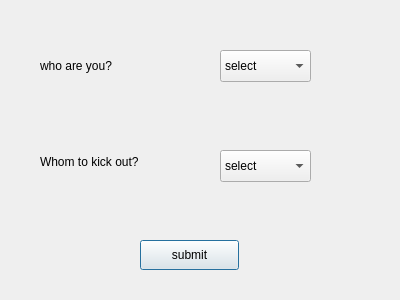
<?xml version="1.0" encoding="UTF-8"?>
<ui version="4.0">
 <class>Dialog</class>
 <widget class="QDialog" name="Dialog">
  <property name="geometry">
   <rect>
    <x>0</x>
    <y>0</y>
    <width>400</width>
    <height>300</height>
   </rect>
  </property>
  <property name="windowTitle">
   <string>Dialog</string>
  </property>
  <widget class="QLabel" name="id_label">
   <property name="geometry">
    <rect>
     <x>40</x>
     <y>50</y>
     <width>121</width>
     <height>31</height>
    </rect>
   </property>
   <property name="text">
    <string>who are you?</string>
   </property>
  </widget>
  <widget class="QLabel" name="kick_label">
   <property name="geometry">
    <rect>
     <x>40</x>
     <y>151</y>
     <width>141</width>
     <height>21</height>
    </rect>
   </property>
   <property name="text">
    <string>Whom to kick out?</string>
   </property>
  </widget>
  <widget class="QComboBox" name="id_combo">
   <property name="geometry">
    <rect>
     <x>220</x>
     <y>50</y>
     <width>91</width>
     <height>32</height>
    </rect>
   </property>
   <item>
    <property name="text">
     <string>select</string>
    </property>
   </item>
   <item>
    <property name="text">
     <string notr="true">crew1</string>
    </property>
   </item>
   <item>
    <property name="text">
     <string notr="true">crew2</string>
    </property>
   </item>
   <item>
    <property name="text">
     <string notr="true">crew3</string>
    </property>
   </item>
   <item>
    <property name="text">
     <string notr="true">crew4</string>
    </property>
   </item>
  </widget>
  <widget class="QComboBox" name="kick_combo">
   <property name="geometry">
    <rect>
     <x>220</x>
     <y>150</y>
     <width>91</width>
     <height>32</height>
    </rect>
   </property>
   <item>
    <property name="text">
     <string>select</string>
    </property>
   </item>
   <item>
    <property name="text">
     <string>crew1</string>
    </property>
   </item>
   <item>
    <property name="text">
     <string>crew2</string>
    </property>
   </item>
   <item>
    <property name="text">
     <string>crew3</string>
    </property>
   </item>
   <item>
    <property name="text">
     <string>crew4</string>
    </property>
   </item>
  </widget>
  <widget class="QPushButton" name="submit_btn">
   <property name="geometry">
    <rect>
     <x>140</x>
     <y>240</y>
     <width>99</width>
     <height>30</height>
    </rect>
   </property>
   <property name="text">
    <string>submit</string>
   </property>
  </widget>
 </widget>
 <layoutdefault spacing="6" margin="11"/>
 <resources/>
 <connections/>
</ui>
